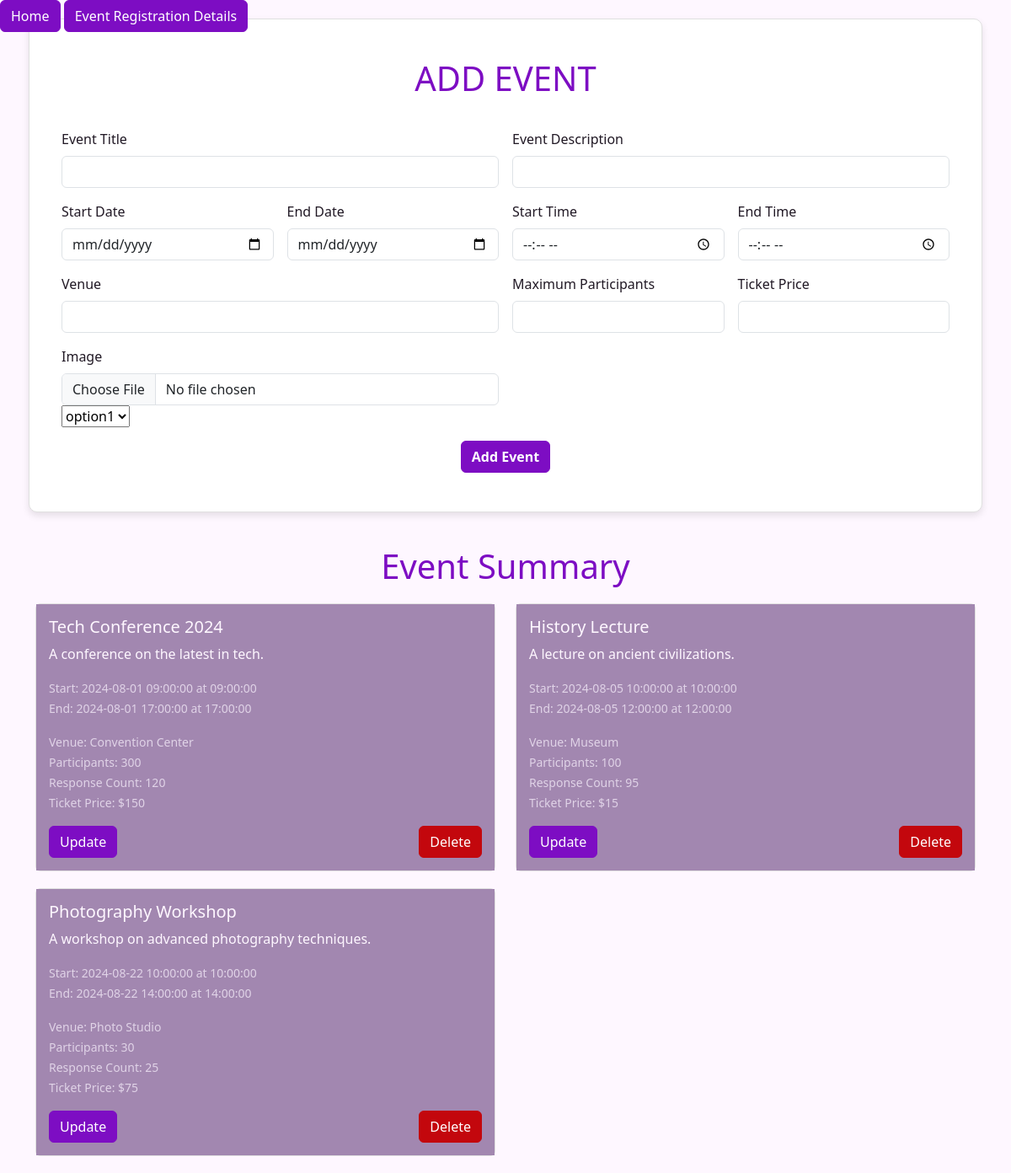
/EMS_WAD/pages/addEvent.php (signed in), run on the app's committed database.
### tables this page shows
CREATE TABLE `event` (
  `event_id` int(11) NOT NULL,
  `event_title` varchar(500) NOT NULL,
  `event_description` mediumtext NOT NULL,
  `start_date` datetime NOT NULL DEFAULT current_timestamp(),
  `end_date` datetime NOT NULL DEFAULT current_timestamp(),
  `start_time` time NOT NULL DEFAULT '00:00:00',
  `end_time` time NOT NULL DEFAULT '00:00:00',
  `venue` varchar(1000) NOT NULL,
  `max_count` int(11) NOT NULL,
  `response_count` int(11) NOT NULL,
  `organizer_id` int(11) NOT NULL,
  `ticket_price` double NOT NULL,
  `status` varchar(255) NOT NULL DEFAULT 'active',
  `img_url` varchar(100) NOT NULL
);

### EMS_WAD/pages/addEvent.php (the view, shortened to what this page needs)
<?php
$userId = isset($_SESSION['userId']) ? $_SESSION['userId'] : 0;
$dbcon = new DbConnector();
$conn = $dbcon->connect();
$query = "SELECT * FROM event WHERE organizer_id=?";
$stmt = $conn->prepare($query);
$stmt->bindParam(1, $userId);
$stmt->execute();
$rs = $stmt->fetchAll(PDO::FETCH_OBJ);
?>
<!doctype html>
<html lang="en">
<head>
  <link href="https://cdn.jsdelivr.net/npm/bootstrap@5.3.3/dist/css/bootstrap.min.css" rel="stylesheet">
  <button onclick="redirectToPage(1)" class="btn btn-primary">Home</button>
  <button onclick="redirectToPage(2)" class="btn btn-primary">Event Registration Details</button>
</head>
<body>
  <div class="container">
    <form class="row g-3 form-container" method="POST" action="../Controller/addEventControl.php?s=<?php echo isset($_GET['s']) ? $_GET['s'] : '' ?>" enctype="multipart/form-data">
      <h1 class="form-title">ADD EVENT</h1>
      <div class="col-md-6">
        <label for="inputEmail4" class="form-label">Event Title</label>
        <input type="text" class="form-control" id="inputEmail4" name="title" required>
      </div>
      <div class="col-md-6">
        <label for="inputPassword4" class="form-label">Event Description</label>
        <input type="text" class="form-control" id="inputPassword4" name="description" required>
      </div>
      <div class="col-md-3">
        <label for="startDate" class="form-label">Start Date</label>
        <input type="date" class="form-control" id="startDate" name="startDate" required>
      </div>
      <div class="col-md-3">
        <label for="endDate" class="form-label">End Date</label>
        <input type="date" class="form-control" id="endDate" name="endDate" required>
      </div>
      <div class="col-md-3">
        <label for="startTime" class="form-label">Start Time</label>
        <input type="time" class="form-control" id="startTime" name="startTime" required>
      </div>
      <div class="col-md-3">
        <label for="endTime" class="form-label">End Time</label>
        <input type="time" class="form-control" id="endTime" name="endTime" required>
      </div>
      <div class="col-md-6">
        <label for="venue" class="form-label">Venue</label>
        <input type="text" class="form-control" id="venue" name="venue" required>
      </div>
      <div class="col-md-3">
        <label for="maxParticipant" class="form-label">Maximum Participants</label>
        <input type="number" class="form-control" id="maxParticipant" name="maxParticipant" required>
      </div>
      <div class="col-md-3">
        <label for="ticketPrice" class="form-label">Ticket Price</label>
        <input type="number" class="form-control" id="ticketPrice" name="ticketPrice" required>
      </div>
      <div class="col-md-6">
        <label for="img" class="form-label">Image</label>
        <input type="file" class="form-control" id="img" name="image">
         <select>
               <option>option1</option>
           </select>
      </div>
      <div class="col-12 d-flex justify-content-center">
        <button type="submit" class="btn btn-primary" style="font-weight: bold">Add Event</button>
      </div>
    </form>
    <h1 class="event-summary-title">Event Summary</h1>
    <div class="row">
      <?php foreach ($rs as $row) : ?>
        <div class="col-md-6">
          <div class="card event-card">
            <div class="card-body">
              <h5 class="card-title"><?php echo htmlspecialchars($row->event_title); ?></h5>
              <p class="card-text"><?php echo htmlspecialchars($row->event_description); ?></p>
              <p class="card-text">
                <small class="text-muted">
                  Start: <?php echo htmlspecialchars($row->start_date); ?> at <?php echo htmlspecialchars($row->start_time); ?><br>
                  End: <?php echo htmlspecialchars($row->end_date); ?> at <?php echo htmlspecialchars($row->end_time); ?>
                </small>
              </p>
              <p class="card-text">
                <small class="text-muted">
                  Venue: <?php echo htmlspecialchars($row->venue); ?><br>
                  Participants: <?php echo htmlspecialchars($row->max_count); ?><br>
                  Response Count: <?php echo htmlspecialchars($row->response_count); ?><br>
                  Ticket Price: $<?php echo htmlspecialchars($row->ticket_price); ?>
                </small>
              </p>
              <div class="d-flex justify-content-between">
                <button type="button" class="btn btn-primary " data-bs-toggle="modal" data-bs-target="#modal-<?php echo $row->event_id; ?>">Update</button>
                <form method="POST" action="../Controller/deleteEvent.php" onsubmit="return confirm('Are you sure you want to delete this store?');">
                  <button type="submit" class="btn btn-danger">Delete</button>
                </form>
              </div>
            </div>
          </div>
        </div>
      <?php endforeach; ?>
    </div>
  </div>
</body>
</html>

### EMS_WAD/pages/addEvent.php (style rules this page uses)
body { background-color: #FEF7FF; color: #211925; }
.form-container { background-color: #FFFFFF; padding: 30px; border-radius: 10px; box-shadow: 0 4px 8px rgba(0, 0, 0, 0.1); border: 1px solid #e0e0e0; }
.form-title { text-align: center; margin-bottom: 20px; color: #7D0DC3; }
.event-summary-title { text-align: center; margin-top: 40px; margin-bottom: 20px; color: #7D0DC3; }
.event-card { margin-bottom: 20px; border: 1px solid #e0e0e0; }
.event-card .card-body { padding: 15px; background-color: #A287B0; color: #FEF7FF; }
.btn-primary { background-color: #7D0DC3; border-color: #7D0DC3; }
.btn-danger { background-color: #C3070D; border-color: #C3070D; }
.card-title { color: #FEF7FF; }
.text-muted { color: #E0D3E7 !important; }

### data on the page
event: event_title "Tech Conference 2024", event_description "A conference on the latest in tech.", start_date "2024-08-01 09:00:00", start_time "09:00:00", end_date "2024-08-01 17:00:00", end_time "17:00:00", venue "Convention Center", max_count "300", response_count "120", ticket_price "150"
event: event_title "History Lecture", event_description "A lecture on ancient civilizations.", start_date "2024-08-05 10:00:00", start_time "10:00:00", end_date "2024-08-05 12:00:00", end_time "12:00:00", venue "Museum", max_count "100", response_count "95", ticket_price "15"
event: event_title "Photography Workshop", event_description "A workshop on advanced photography techniques.", start_date "2024-08-22 10:00:00", start_time "10:00:00", end_date "2024-08-22 14:00:00", end_time "14:00:00", venue "Photo Studio", max_count "30", response_count "25", ticket_price "75"
